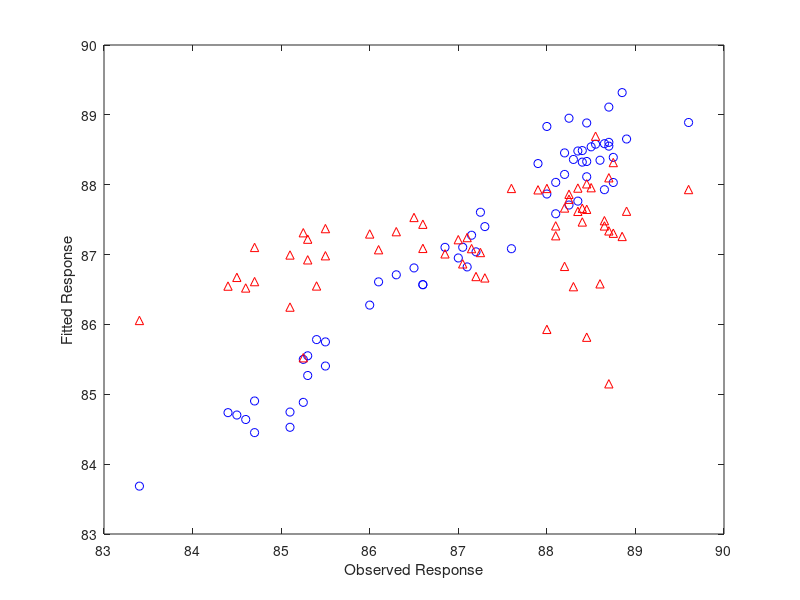

This chart was generated by the following MATLAB code: (Note: this script raises an error after producing the figure.)
%% Partial Least Squares Regression and Principal Components Regression
% This example shows how to apply Partial Least Squares Regression (PLSR)
% and Principal Components Regression (PCR), and discusses the
% effectiveness of the two methods.  PLSR and PCR are both methods to model
% a response variable when there are a large number of predictor variables,
% and those predictors are highly correlated or even collinear.  Both
% methods construct new predictor variables, known as components, as linear
% combinations of the original predictor variables, but they construct
% those components in different ways.  PCR creates components to explain
% the observed variability in the predictor variables, without considering
% the response variable at all. On the other hand, PLSR does take the
% response variable into account, and therefore often leads to models that
% are able to fit the response variable with fewer components.  Whether or
% not that ultimately translates into a more parsimonious model, in terms
% of its practical use, depends on the context.
%

%   Copyright 2008 The MathWorks, Inc.
%   $Revision: 1.1.8.5 $  $Date: 2012/04/20 19:46:41 $


%% Loading the Data
% Load a data set comprising spectral intensities of 60 samples of gasoline at
% 401 wavelengths, and their octane ratings.  These data are described in
% Kalivas, John H., "Two Data Sets of Near Infrared Spectra," Chemometrics and
% Intelligent Laboratory Systems, v.37 (1997) pp.255-259.
load spectra
whos NIR octane

%%
[dummy,h] = sort(octane);
oldorder = get(gcf,'DefaultAxesColorOrder');
set(gcf,'DefaultAxesColorOrder',jet(60));
plot3(repmat(1:401,60,1)',repmat(octane(h),1,401)',NIR(h,:)');
set(gcf,'DefaultAxesColorOrder',oldorder);
xlabel('Wavelength Index'); ylabel('Octane'); axis('tight');
grid on

%% Fitting the Data with Two Components
% Use the |plsregress| function to fit a PLSR model with ten PLS components
% and one response.
X = NIR;
y = octane;
[n,p] = size(X);
[Xloadings,Yloadings,Xscores,Yscores,betaPLS10,PLSPctVar] = plsregress(...
	X,y,10);
%%
% Ten components may be more than will be needed to adequately fit the
% data, but diagnostics from this fit can be used to make a choice of a
% simpler model with fewer components. For example, one quick way to choose
% the number of components is to plot the percent of variance explained in
% the response variable as a function of the number of components.
plot(1:10,cumsum(100*PLSPctVar(2,:)),'-bo');
xlabel('Number of PLS components');
ylabel('Percent Variance Explained in Y');
%%
% In practice, more care would probably be advisable in choosing the number
% of components.  Cross-validation, for instance, is a widely-used method
% that will be illustrated later in this example.  For now, the above plot
% suggests that PLSR with two components explains most of the variance in
% the observed |y|.  Compute the fitted response values for the
% two-component model.
[Xloadings,Yloadings,Xscores,Yscores,betaPLS] = plsregress(X,y,2);
yfitPLS = [ones(n,1) X]*betaPLS;

%%
% Next, fit a PCR model with two principal components.  The first step is
% to perform Principal Components Analysis on |X|, using the |pca|
% function, and retaining two principal components. PCR is then just a
% linear regression of the response variable on those two components.  It
% often makes sense to normalize each variable first by its standard
% deviation when the variables have very different amounts of variability,
% however, that is not done here.
[PCALoadings,PCAScores,PCAVar] = pca(X,'Economy',false);
betaPCR = regress(y-mean(y), PCAScores(:,1:2));
%%
% To make the PCR results easier to interpret in terms of the original
% spectral data, transform to regression coefficients for the original,
% uncentered variables.
betaPCR = PCALoadings(:,1:2)*betaPCR;
betaPCR = [mean(y) - mean(X)*betaPCR; betaPCR];
yfitPCR = [ones(n,1) X]*betaPCR;

%%
% Plot fitted vs. observed response for the PLSR and PCR fits.
plot(y,yfitPLS,'bo',y,yfitPCR,'r^');
xlabel('Observed Response');
ylabel('Fitted Response');
legend({'PLSR with 2 Components' 'PCR with 2 Components'},  ...
	'location','NW');
%%
% In a sense, the comparison in the plot above is not a fair one -- the
% number of components (two) was chosen by looking at how well a
% two-component PLSR model predicted the response, and there's no reason
% why the PCR model should be restricted to that same number of components.
% With the same number of components, however, PLSR does a much better job
% at fitting |y|.  In fact, looking at the horizontal scatter of fitted
% values in the plot above, PCR with two components is hardly better than
% using a constant model.  The r-squared values from the two regressions
% confirm that.
TSS = sum((y-mean(y)).^2);
RSS_PLS = sum((y-yfitPLS).^2);
rsquaredPLS = 1 - RSS_PLS/TSS
%%
RSS_PCR = sum((y-yfitPCR).^2);
rsquaredPCR = 1 - RSS_PCR/TSS

%%
% Another way to compare the predictive power of the two models is to plot the
% response variable against the two predictors in both cases.
plot3(Xscores(:,1),Xscores(:,2),y-mean(y),'bo');
legend('PLSR');
grid on; view(-30,30);
%%
% It's a little hard to see without being able to interactively rotate the
% figure, but the PLSR plot above shows points closely scattered about a plane.
% On the other hand, the PCR plot below shows a cloud of points with little
% indication of a linear relationship.
plot3(PCAScores(:,1),PCAScores(:,2),y-mean(y),'r^');
legend('PCR');
grid on; view(-30,30);

%%
% Notice that while the two PLS components are much better predictors of
% the observed |y|, the following figure shows that they explain
% somewhat less variance in the observed |X| than the first two principal
% components used in the PCR.
plot(1:10,100*cumsum(PLSPctVar(1,:)),'b-o',1:10,  ...
	100*cumsum(PCAVar(1:10))/sum(PCAVar(1:10)),'r-^');
xlabel('Number of Principal Components');
ylabel('Percent Variance Explained in X');
legend({'PLSR' 'PCR'},'location','SE');
%%
% The fact that the PCR curve is uniformly higher suggests why PCR with two
% components does such a poor job, relative to PLSR, in fitting |y|.  PCR
% constructs components to best explain |X|, and as a result, those first
% two components ignore the information in the data that is important in
% fitting the observed |y|.


%% Fitting with More Components
% As more components are added in PCR, it will necessarily do a better job
% of fitting the original data |y|, simply because at some point most of the
% important predictive information in |X| will be present in the principal
% components.  For example, the following figure shows that the
% difference in residuals for the two methods is much less dramatic when
% using ten components than it was for two components.
yfitPLS10 = [ones(n,1) X]*betaPLS10;
betaPCR10 = regress(y-mean(y), PCAScores(:,1:10));
betaPCR10 = PCALoadings(:,1:10)*betaPCR10;
betaPCR10 = [mean(y) - mean(X)*betaPCR10; betaPCR10];
yfitPCR10 = [ones(n,1) X]*betaPCR10;
plot(y,yfitPLS10,'bo',y,yfitPCR10,'r^');
xlabel('Observed Response');
ylabel('Fitted Response');
legend({'PLSR with 10 components' 'PCR with 10 Components'},  ...
	'location','NW');
%%
% Both models fit |y| fairly accurately, although PLSR still makes a
% slightly more accurate fit.  However, ten components is still an
% arbitrarily-chosen number for either model.


%% Choosing the Number of Components with Cross-Validation
% It's often useful to choose the number of components to minimize the
% expected error when predicting the response from future observations on
% the predictor variables.  Simply using a large number of components will
% do a good job in fitting the current observed data, but is a strategy
% that leads to overfitting.  Fitting the current data too well results in
% a model that does not generalize well to other data, and gives an
% overly-optimistic estimate of the expected error.
%
% Cross-validation is a more statistically sound method for choosing the
% number of components in either PLSR or PCR.  It avoids overfitting data
% by not reusing the same data to both fit a model and to estimate
% prediction error. Thus, the estimate of prediction error is not
% optimistically biased downwards.
%
% |plsregress| has an option to estimate the mean squared prediction error
% (MSEP) by cross-validation, in this case using 10-fold C-V.
[Xl,Yl,Xs,Ys,beta,pctVar,PLSmsep] = plsregress(X,y,10,'CV',10);
%%
% For PCR, |crossval| combined with a simple function to compute the sum of
% squared errors for PCR, can estimate the MSEP, again using 10-fold
% cross-validation.
PCRmsep = sum(crossval(@pcrsse,X,y,'KFold',10),1) / n;

%%
% The MSEP curve for PLSR indicates that two or three components does about
% as good a job as possible.  On the other hand, PCR needs four components
% to get the same prediction accuracy.
plot(0:10,PLSmsep(2,:),'b-o',0:10,PCRmsep,'r-^');
xlabel('Number of components');
ylabel('Estimated Mean Squared Prediction Error');
legend({'PLSR' 'PCR'},'location','NE');
%%
% In fact, the second component in PCR _increases_ the prediction error
% of the model, suggesting that the combination of predictor variables
% contained in that component is not strongly correlated with |y|.  Again,
% that's because PCR constructs components to explain variation in |X|, not
% |y|.


%% Model Parsimony
% So if PCR requires four components to get the same prediction accuracy as
% PLSR with three components, is the PLSR model more parsimonious?  That
% depends on what aspect of the model you consider.
%
% The PLS weights are the linear combinations of the original variables
% that define the PLS components, i.e., they describe how strongly each
% component in the PLSR depends on the original variables, and in what
% direction.
[Xl,Yl,Xs,Ys,beta,pctVar,mse,stats] = plsregress(X,y,3);
plot(1:401,stats.W,'-');
xlabel('Variable');
ylabel('PLS Weight');
legend({'1st Component' '2nd Component' '3rd Component'},  ...
	'location','NW');
%%
% Similarly, the PCA loadings describe how strongly each component in the PCR
% depends on the original variables.
plot(1:401,PCALoadings(:,1:4),'-');
xlabel('Variable');
ylabel('PCA Loading');
legend({'1st Component' '2nd Component' '3rd Component'  ...
	'4th Component'},'location','NW');

%%
% For either PLSR or PCR, it may be that each component can be given a
% physically meaningful interpretation by inspecting which variables it
% weights most heavily.  For instance, with these spectral data it may be
% possible to interpret intensity peaks in terms of compounds present in
% the gasoline, and then to observe that weights for a particular component
% pick out a small number of those compounds.  From that perspective, fewer
% components are simpler to interpret, and because PLSR often requires
% fewer components to predict the response adequately, it leads to more
% parsimonious models.
% 
% On the other hand, both PLSR and PCR result in one regression coefficient
% for each of the original predictor variables, plus an intercept.  In that
% sense, neither is more parsimonious, because regardless of how many
% components are used, both models depend on all predictors.  More
% concretely, for these data, both models need 401 spectral intensity
% values in order to make a prediction.
%
% However, the ultimate goal may to reduce the original set of variables to
% a smaller subset still able to predict the response accurately.  For
% example, it may be possible to use the PLS weights or the PCA loadings to
% select only those variables that contribute most to each component.  As
% shown earlier, some components from a PCR model fit may serve
% primarily to describe the variation in the predictor variables, and may
% include large weights for variables that are not strongly correlated with
% the response. Thus, PCR can lead to retaining variables that are
% unnecessary for prediction.
%
% For the data used in this example, the difference in the number of
% components needed by PLSR and PCR for accurate prediction is not great,
% and the PLS weights and PCA loadings seem to pick out the same variables.
% That may not be true for other data.


displayEndOfDemoMessage(mfilename)